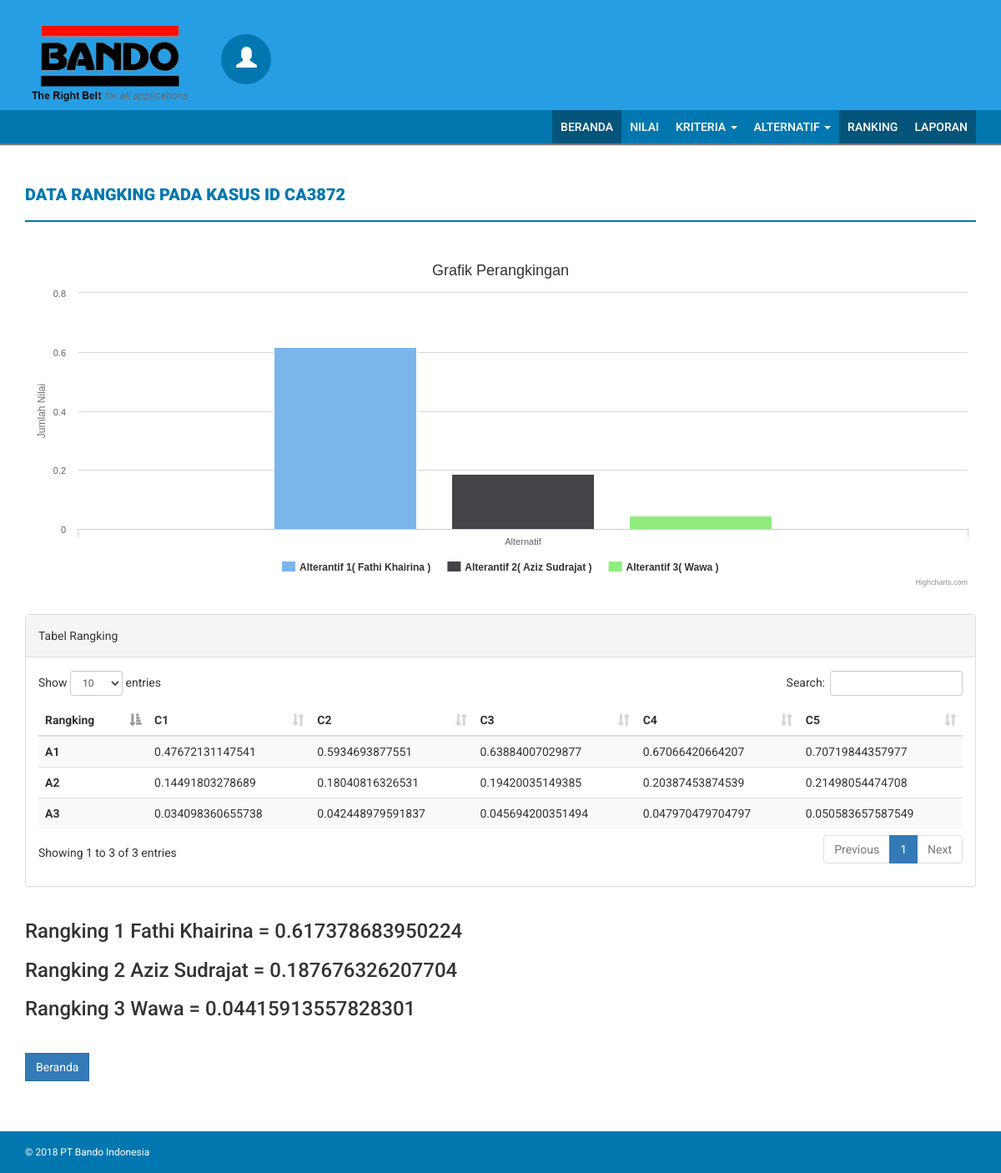
/beranda/kasus/CA3872, run on the app's committed database.
### tables this page shows
CREATE TABLE `hasil_alternatif_kriteria` (
  `id` int(11) NOT NULL,
  `kriteria_id` varchar(6) NOT NULL,
  `alternatif_id` varchar(6) NOT NULL,
  `skor_alt_kri` double NOT NULL,
  `hasil_alt_kri` double NOT NULL,
  `kasus_id` varchar(6) NOT NULL
);

CREATE TABLE `ranking` (
  `id` int(11) NOT NULL,
  `alternatif_id` varchar(6) NOT NULL,
  `nama_alternatif` varchar(50) NOT NULL,
  `deskripsi` varchar(50) NOT NULL,
  `bobot` double NOT NULL,
  `kasus_id` varchar(6) NOT NULL
);

### application/controllers/Beranda.php (called while the page is built, shortened)
<?php
class Beranda extends CI_Controller {
	public function __construct(){
		$this->load->model(array('KasusModel','HasilAnalisaModel','KriteriaModel','AlternatifModel','RankingModel','AnalisaAlternatifModel'));
	}
	public function kasus($kasus_id){
		$data['title'] = 'Data Rangking pada Kasus ID '.$kasus_id;
		$data['sub_title'] = 'Tabel Rangking';
		$data['kasus_id'] = $kasus_id;
		$kritera = $this->KriteriaModel;
		$data['kriteria'] = $kritera->get();
		$alternatif = $this->AlternatifModel;
		$data['alternatif'] = $alternatif->get();
		$chart = $this->RankingModel;
		$chart->where('kasus_id',$kasus_id);
		$json['chart'] = $chart->get();
		$this->load->view('layout/header');
		$this->load->view('beranda/kasus',$data);
		$this->load->view('layout/footer_home',$json);
	}
}

### index.php (called while the page is built, shortened)
<?php
require_once BASEPATH.'core/CodeIgniter.php';

### application/models/AlternatifModel.php (called while the page is built, shortened)
<?php
class AlternatifModel extends CI_Model {
	protected $table = 'alternatif';
	public function get($select = '*',$join = NULL,$limit = NULL)
	{
			$query = $this->db->get($this->table);
			return $query->result();
	}
	public function getbobot($select = '*',$join = NULL,$limit = NULL)
	{
			$query = $this->db->get('hasil_alternatif_kriteria');
			return $query;
	}
}
?>

### application/models/RankingModel.php (called while the page is built, shortened)
<?php
class RankingModel extends CI_Model {
	protected $table = 'ranking';
	public function get($select = '*',$join = NULL,$limit = NULL)
	{
			$query = $this->db->get($this->table);
			return $query->result();
	}
}
?>

### application/views/beranda/kasus.php (the view, shortened to what this page needs)
<div class="content-wrapper">
  <div class="container">
    <div class="row">
      <div class="col-md-12">
        <h4 class="page-head-line"><?php echo $title; ?></h4>
      </div>
    </div>
    <div class="row">
      <div class="col-xs-12 col-sm-12 col-md-12">
        <div id="container2" style="min-width: 100%; height: 400px; margin: 0 auto"></div>
        <br/>
      </div>
      <div class="col-md-12">
        <div class="panel panel-default">
          <div class="panel-heading">
            <?php echo $sub_title; ?>
          </div>
          <div class="panel-body">
            <table id="" class="table table-striped">
              <thead>
                <tr>
                  <th>Rangking</th>
                  <?php
                  $x = $this->AlternatifModel;
                  $x->where('kasus_id', $kasus_id);
                  $xr = $x->getbobot()->result();
                  foreach ($xr as $row){ ?>
                    <th><?php echo $row->kriteria_id; ?></th>
                  <?php } ?>
                </tr>
              </thead>
              <tbody>
                <?php
                $y = $this->AlternatifModel;
                $y->where('kasus_id', $kasus_id);
                $yr = $y->getbobot()->result();
                foreach ($yr as $row2) { ?>
                  <tr>
                    <th><?php echo $row2->alternatif_id; ?></th>
                  <?php
                  $model1 = $this->AlternatifModel;
                  $model1->where('kasus_id',$kasus_id);
                  $model1->where('alternatif_id',$row2->alternatif_id);
                  $data = $model1->getbobot()->result();
                  foreach ($data as $row3) { ?>
                    <td><?php echo $row3->hasil_alt_kri; ?></td>
                  <?php } ?>
                  </tr>
                <?php } ?>
              </tbody>
            </table>
          </div>
        </div>
      </div>
      <div class="col-md-12">
        <?php
          $rangking = $this->RankingModel;
          $rangking->where('kasus_id',$kasus_id);
          $result = $rangking->get();
          $no=1;
          foreach ($result as $row4) { ?>
        <h3>Rangking <?php echo $no.' '.$row4->deskripsi.' = '.$row4->bobot ?> </h3>
      <?php $no++; } ?>
      </div>
      <div class="col-md-12">
        <br>
        <a class="btn btn-primary" href="<?php echo base_url(); ?>">Beranda</a>
      </div>
    </div>
  </div>
</div>

### public/css/style.css (style rules this page uses)
body { font-family: 'Roboto', sans-serif; line-height: 30px; }
.content-wrapper { margin-top: 40px; min-height: 600px; padding-bottom: 60px; }
.page-head-line { font-weight: 900; padding-bottom: 20px; border-bottom: 2px solid #F0677C; text-transform: uppercase; color: #F0677C; font-size: 20px; margin-bottom: 40px; }
.btn { border-radius: 0px; -webkit-border-radius: 0px; -moz-border-radius: 0px; }

### public/css/custom.css (style rules this page uses)
.page-head-line { font-weight: 900; padding-bottom: 20px; border-bottom: 2px solid #0277af; text-transform: uppercase; color: #0277af; font-size: 20px; margin-bottom: 40px; }

### data on the page
hasil_alternatif_kriteria: hasil_alt_kri "0.47672131147541"
hasil_alternatif_kriteria: hasil_alt_kri "0.5934693877551"
hasil_alternatif_kriteria: hasil_alt_kri "0.63884007029877"
hasil_alternatif_kriteria: hasil_alt_kri "0.67066420664207"
hasil_alternatif_kriteria: hasil_alt_kri "0.70719844357977"
hasil_alternatif_kriteria: hasil_alt_kri "0.14491803278689"
hasil_alternatif_kriteria: hasil_alt_kri "0.18040816326531"
hasil_alternatif_kriteria: hasil_alt_kri "0.19420035149385"
hasil_alternatif_kriteria: hasil_alt_kri "0.20387453874539"
hasil_alternatif_kriteria: hasil_alt_kri "0.21498054474708"
hasil_alternatif_kriteria: hasil_alt_kri "0.034098360655738"
hasil_alternatif_kriteria: hasil_alt_kri "0.042448979591837"
hasil_alternatif_kriteria: hasil_alt_kri "0.045694200351494"
hasil_alternatif_kriteria: hasil_alt_kri "0.047970479704797"
hasil_alternatif_kriteria: hasil_alt_kri "0.050583657587549"
ranking: deskripsi "Fathi Khairina", bobot "0.617378683950224"
ranking: deskripsi "Aziz Sudrajat", bobot "0.187676326207704"
ranking: deskripsi "Wawa", bobot "0.04415913557828301"

### other printed values
$title "DATA RANGKING PADA KASUS ID CA3872"
$sub_title "Tabel Rangking"
$row->kriteria_id "C1"
$row->kriteria_id "C2"
$row->kriteria_id "C3"
$row->kriteria_id "C4"
$row->kriteria_id "C5"
$row2->alternatif_id "A1"
$row2->alternatif_id "A2"
$row2->alternatif_id "A3"
